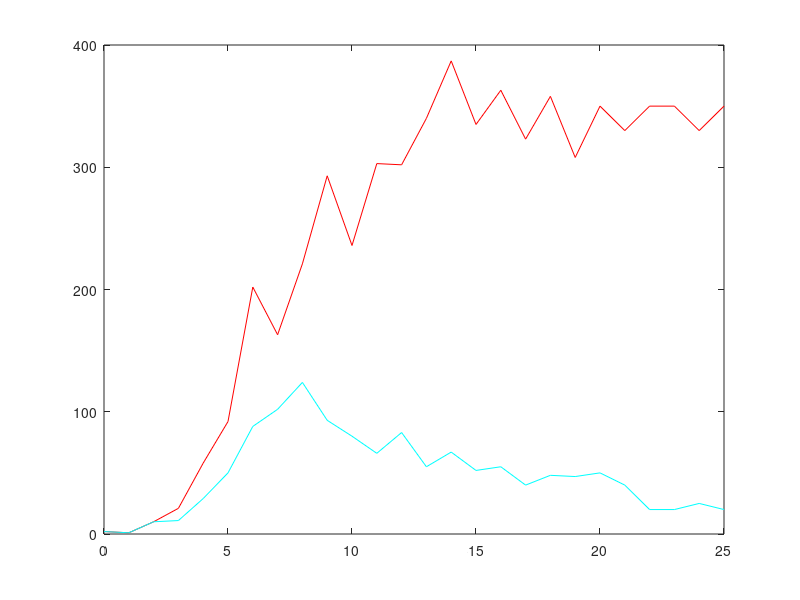

This chart was generated by the following MATLAB code: (Note: this script raises an error after producing the figure.)

% t = time(days), x = P.aurelia population, y = P.caudatm population
%

t = 0:1:25;


x = [2,1,10,21,58,92,202,163,221,293,236,303,302,340,387,335,363,323,358,308,350,330,350,350,330,350];
y = [2,1,10,11,29,50,88,102,124,93,80,66,83,55,67,52,55,40,48,47,50,40,20,20,25,20];
plot(t,x,'r');
hold on;
plot(t,y,'c');
XX = lsode("lotkavoltracompetition",[2;2],t);
plot(t,XX);
hold on
title('Exercise 2 plot P.aurelia and P.caudatum')
xlabel('days')
ylabel('Poplation density')
hold on


